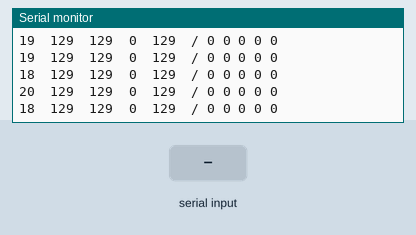
This sketch was run on a simulated Arduino Uno, built with avr-gcc and run on an emulated ATmega328P. Shown: the last lines printed to the serial monitor. Inputs (shaded band) come from the test bench.

Above: at 1.2 s.
1.3 s: "1" received over the second serial link
At 1.9 s:
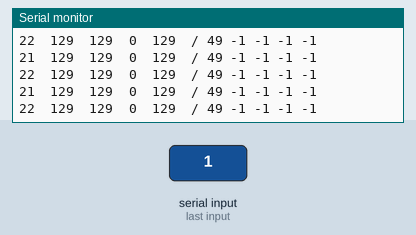
4.3 s: "0" received over the second serial link
At 5.0 s:
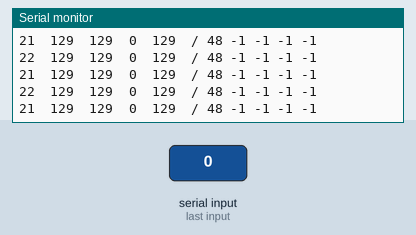
7.3 s: "2" received over the second serial link
At 8.4 s:
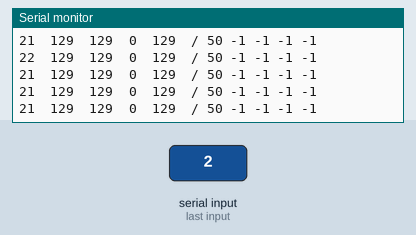
Timing chart, 0 to 10.3 s (numbered marks = the images above; inputs shaded):
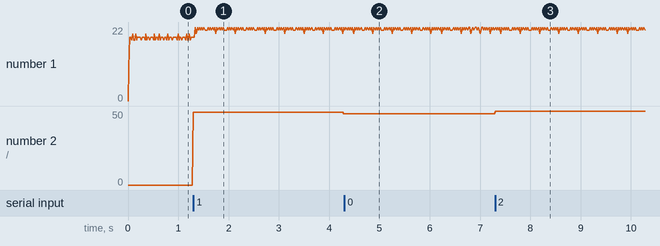

Measured:
- after the input at 1.3 s, the serial monitor: prints a new line at once (image 1)
- after the input at 4.3 s, the serial monitor: prints a new line at once (image 2)
- after the input at 7.3 s, the serial monitor: prints a new line at once (image 3)
- plotted number 1: 19 → 22 after the input at 1.3 s
- plotted number 2: 49 → 48 after the input at 1.3 s, 48 → 50 after the input at 7.3 s

The sketch:

UART_Sum_RX.ino
```cpp
#include<SoftwareSerial.h>
SoftwareSerial mySerial(2, 3); // RX, TX
#include<AltSoftSerial.h>
AltSoftSerial altSerial;

int buf[8] = {0,};
int Lastbuf[8] = {0,};
int UART[5] = {0, };
boolean Loop = true;

void setup() {
  Serial.begin(19200);
  mySerial.begin(19200);
  altSerial.begin(19200);
}

boolean A_Check = true;
boolean B_Check = false;

int time_pre = 0;

void loop() {
  int time = millis() - time_pre;
  time_pre = millis();
  Serial.print(time); Serial.print(" ");

  if (A_Check) {
    A_UART_Update();
    A_Check = false;
    B_Check = true;
  }
  if (B_Check) {
    B_UART_Update();
    A_Check = true;
    B_Check = false;
  }
}


void A_UART_Update() {
  if (mySerial.available()) {
    here:
    for (int j = 0; j < 8; j++) {
      buf[j] = mySerial.read();
    }
    if (buf[5] != 0) {
      goto here;
    }

    if (Loop) {
      for (int i = 0; i < 8; i++) {
        Lastbuf[i] = buf[i];
      }
      Loop = false;
    }

    if ((buf[1] > 168) || (buf[1] < 88)) {
      buf[1] = Lastbuf[1];
    }
    if ((buf[2] > 168) || (buf[2] < 88)) {
      buf[2] = Lastbuf[2];
    }
    if ((buf[3] > 255) || (buf[3] < 0)) {
      buf[3] = Lastbuf[3];
    }
    if ((buf[4] > 176) || (buf[4] < 80)) {
      buf[4] = Lastbuf[4];
    }
  }
  else
  {
    buf[1] = 129;
    buf[2] = 129;
    buf[3] = 0;
    buf[4] = 129;
  }

  Serialprint();

  if (!Loop) {
    for (int i = 0; i < 8; i++) {
      Lastbuf[i] = buf[i];
    }
  }
  Serialreset();
}


void B_UART_Update() {
  if (altSerial.available()) {
    for (int i = 0; i < 5; i++) {
      UART[i] = altSerial.read();
    }
  }
  Serial.print(" / ");
  for (int i = 0; i < 5; i++) {
    Serial.print(UART[i]); Serial.print(" ");
  }
  Serial.println();
}

void Serialreset() {
  mySerial.end();
  mySerial.begin(19200);
  Serial.end();
  Serial.begin(19200);
}

void Serialprint() {
  for (int i = 1; i < 5; i++) {
    Serial.print(" "); Serial.print(buf[i]); Serial.print(" ");
  }
  //Serial.println();
}
```
